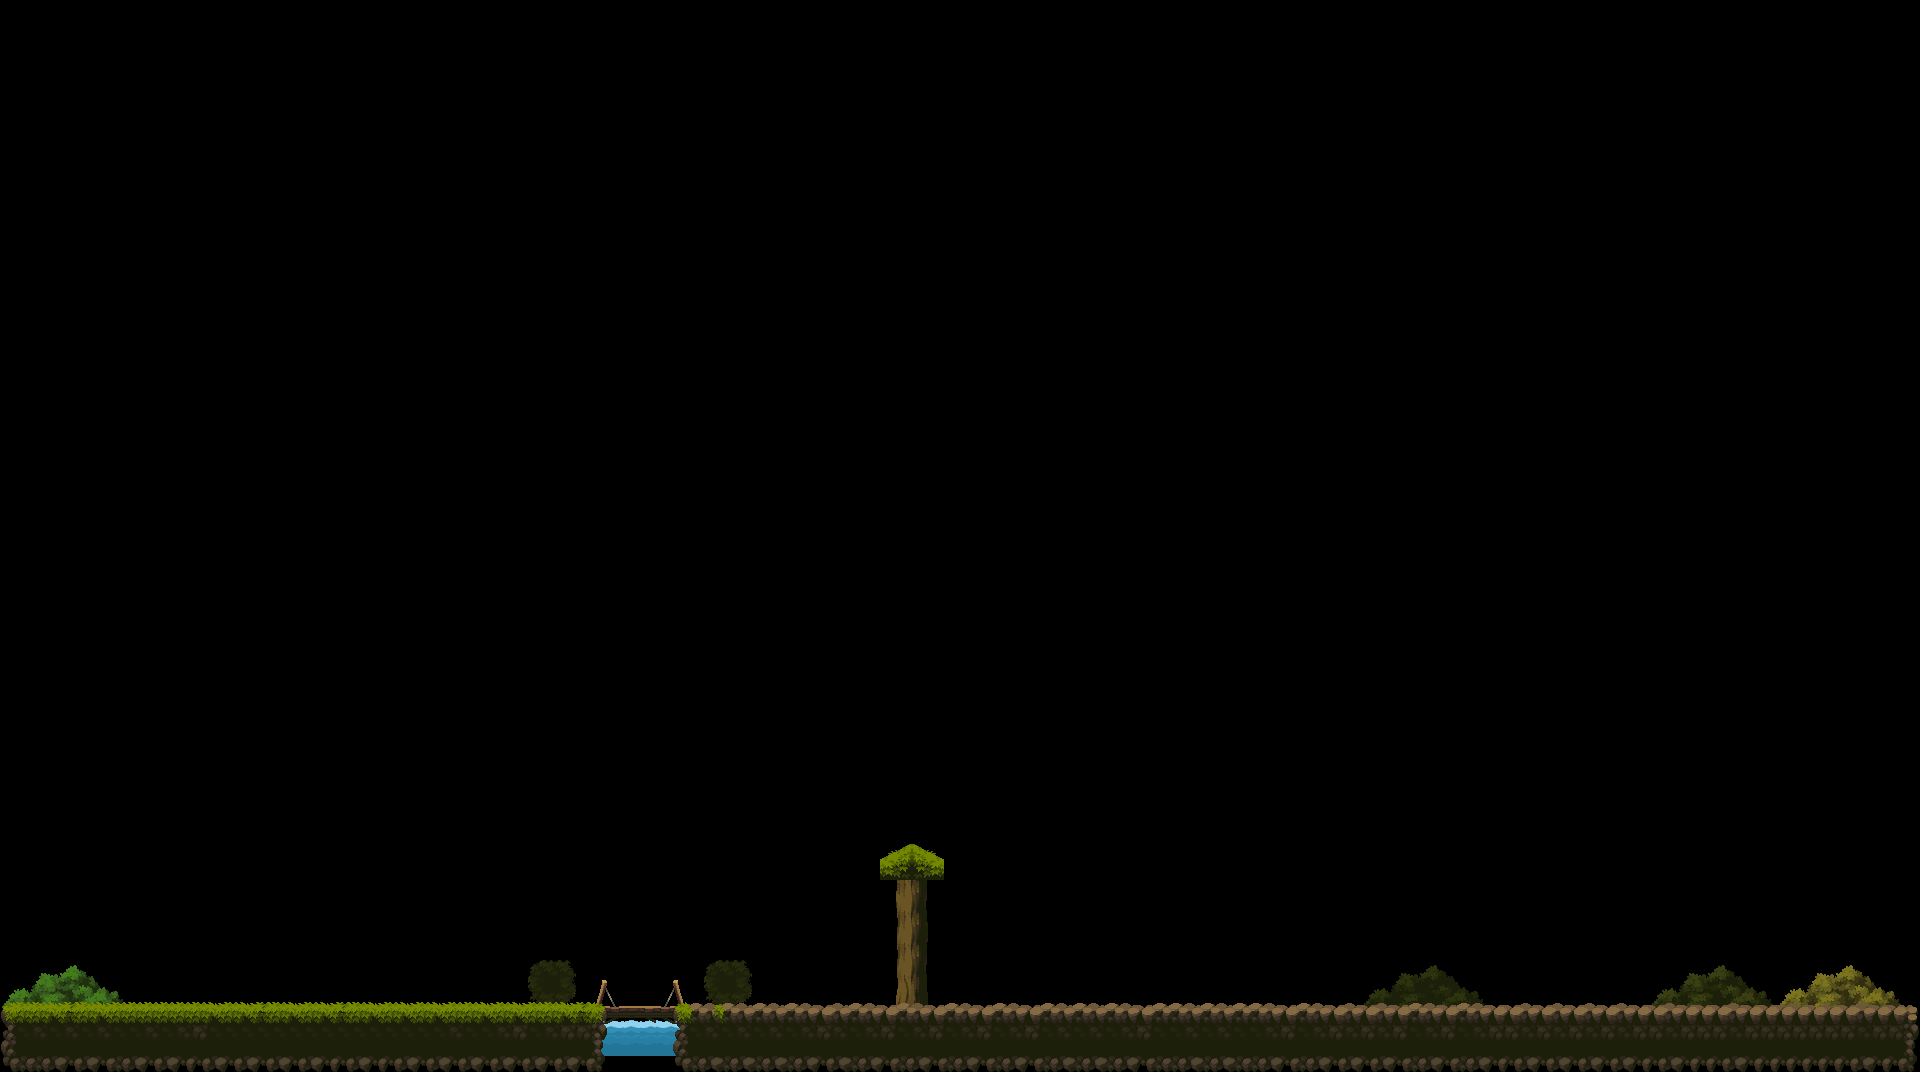

A 2D game scene composited from a Tiled map and its tileset images. What follows is a short description and the map's XML, with each tile layer's data collapsed to a summary:
An orthogonal 120x67 tile map with 16x16 px tiles, 2 tile layers (background, ground).

<map version="1.10" tiledversion="1.11.2" orientation="orthogonal" renderorder="right-down" width="120" height="67" tilewidth="16" tileheight="16" infinite="0" nextlayerid="3" nextobjectid="1">
 <tileset firstgid="1" source="tiles.tsx" />
 <layer id="2" name="background" width="120" height="67">
  <data>[8040 cells, 183 non-empty, 152 distinct tile ids]</data>
 </layer>
 <layer id="1" name="ground" width="120" height="67">
  <data>[8040 cells, 594 non-empty, 65 distinct tile ids]</data>
 </layer>
</map>
